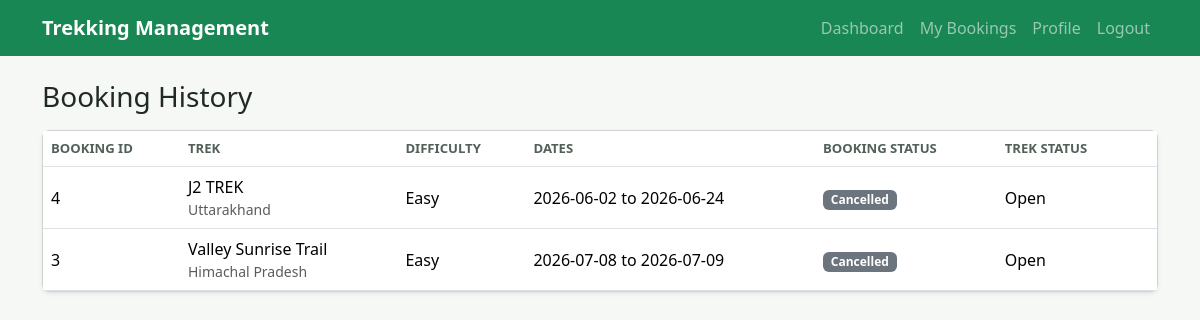
/user/bookings (signed in), run on the app's committed database.
### tables this page shows
CREATE TABLE bookings (
            id INTEGER PRIMARY KEY AUTOINCREMENT,
            user_id INTEGER NOT NULL,
            trek_id INTEGER NOT NULL,
            booking_date TEXT NOT NULL,
            status TEXT NOT NULL DEFAULT 'Booked'
                CHECK (status IN ('Booked', 'Cancelled', 'Completed')),
            FOREIGN KEY (user_id) REFERENCES users (id) ON DELETE CASCADE,
            FOREIGN KEY (trek_id) REFERENCES treks (id) ON DELETE CASCADE
        );

CREATE TABLE "treks" (
            id INTEGER PRIMARY KEY AUTOINCREMENT,
            name TEXT NOT NULL,
            location TEXT NOT NULL,
            difficulty TEXT NOT NULL CHECK (difficulty IN ('Easy', 'Moderate', 'Hard')),
            duration_days INTEGER NOT NULL CHECK (duration_days > 0),
            available_slots INTEGER NOT NULL CHECK (available_slots >= 0),
            assigned_staff_id INTEGER,
            status TEXT NOT NULL DEFAULT 'Pending'
                CHECK (status IN ('Pending', 'Approved', 'Open', 'Ongoing', 'Closed', 'Completed')),
            start_date TEXT NOT NULL,
            end_date TEXT NOT NULL,
            description TEXT,
            created_at TEXT NOT NULL,
            FOREIGN KEY (assigned_staff_id) REFERENCES users (id) ON DELETE SET NULL
        );

### app.py (the view)
    @app.route("/user/bookings")
    @login_required("user")
    def user_history():
        bookings = get_db().execute(
            """
            SELECT b.*, t.name AS trek_name, t.location, t.difficulty, t.start_date, t.end_date, t.status AS trek_status
            FROM bookings b
            JOIN treks t ON t.id = b.trek_id
            WHERE b.user_id = ?
            ORDER BY b.booking_date DESC, b.id DESC
            """,
            (g.user["id"],),
        ).fetchall()
        return render_template("user/history.html", bookings=bookings)

### app.py (called while the page is built)
def create_app() -> Flask:
    app = Flask(__name__)
    app.config["SECRET_KEY"] = os.environ.get("SECRET_KEY", "dev-secret-change-me")
    app.config["DATABASE"] = DB_PATH
    os.makedirs(os.path.join(BASE_DIR, "instance"), exist_ok=True)
    @app.before_request
    def before_request() -> None:
        get_db()
    @app.teardown_appcontext
    def close_db(_error: Exception | None = None) -> None:
        db = g.pop("db", None)
        if db is not None:
            db.close()
    register_routes(app)
    with app.app_context():
        init_db()
        seed_data()
    return app

def get_db() -> sqlite3.Connection:
    if "db" not in g:
        g.db = sqlite3.connect(DB_PATH)
        g.db.row_factory = sqlite3.Row
        g.db.execute("PRAGMA foreign_keys = ON")
    return g.db

def current_user() -> sqlite3.Row | None:
    user_id = session.get("user_id")
    if not user_id:
        return None
    return get_db().execute("SELECT * FROM users WHERE id = ?", (user_id,)).fetchone()

### templates/user/history.html (shortened to what this page needs)
{% extends "base.html" %}
{% block content %}
<h1 class="h3 mb-3">Booking History</h1>
<div class="card shadow-sm">
  <div class="table-responsive">
    <table class="table align-middle mb-0">
      <thead>
        <tr><th>Booking ID</th><th>Trek</th><th>Difficulty</th><th>Dates</th><th>Booking Status</th><th>Trek Status</th><th></th></tr>
      </thead>
      <tbody>
        {% for booking in bookings %}
          <tr>
            <td>{{ booking.id }}</td>
            <td>{{ booking.trek_name }}<div class="small text-muted">{{ booking.location }}</div></td>
            <td>{{ booking.difficulty }}</td>
            <td>{{ booking.start_date }} to {{ booking.end_date }}</td>
            <td><span class="badge text-bg-secondary">{{ booking.status }}</span></td>
            <td>{{ booking.trek_status }}</td>
            <td class="text-end">
            </td>
          </tr>
        {% else %}
          <tr><td colspan="7" class="text-muted">No booking history yet.</td></tr>
        {% endfor %}
      </tbody>
    </table>
  </div>
</div>
{% endblock %}

### static/css/style.css (style rules this page uses)
:root { --page-bg: #f6f8f5; --forest: #198754; --ink: #1f2a24; }
body { background: var(--page-bg); color: var(--ink); }
.card, .stat-card { border-radius: 8px; }
.table th { color: #526058; font-size: 0.82rem; text-transform: uppercase; }

### data on the page
bookings: id "4", trek_name "J2 TREK", location "Uttarakhand", difficulty "Easy", start_date "2026-06-02", end_date "2026-06-24", status "Cancelled", trek_status "Open"
bookings: id "3", trek_name "Valley Sunrise Trail", location "Himachal Pradesh", difficulty "Easy", start_date "2026-07-08", end_date "2026-07-09", status "Cancelled", trek_status "Open"
